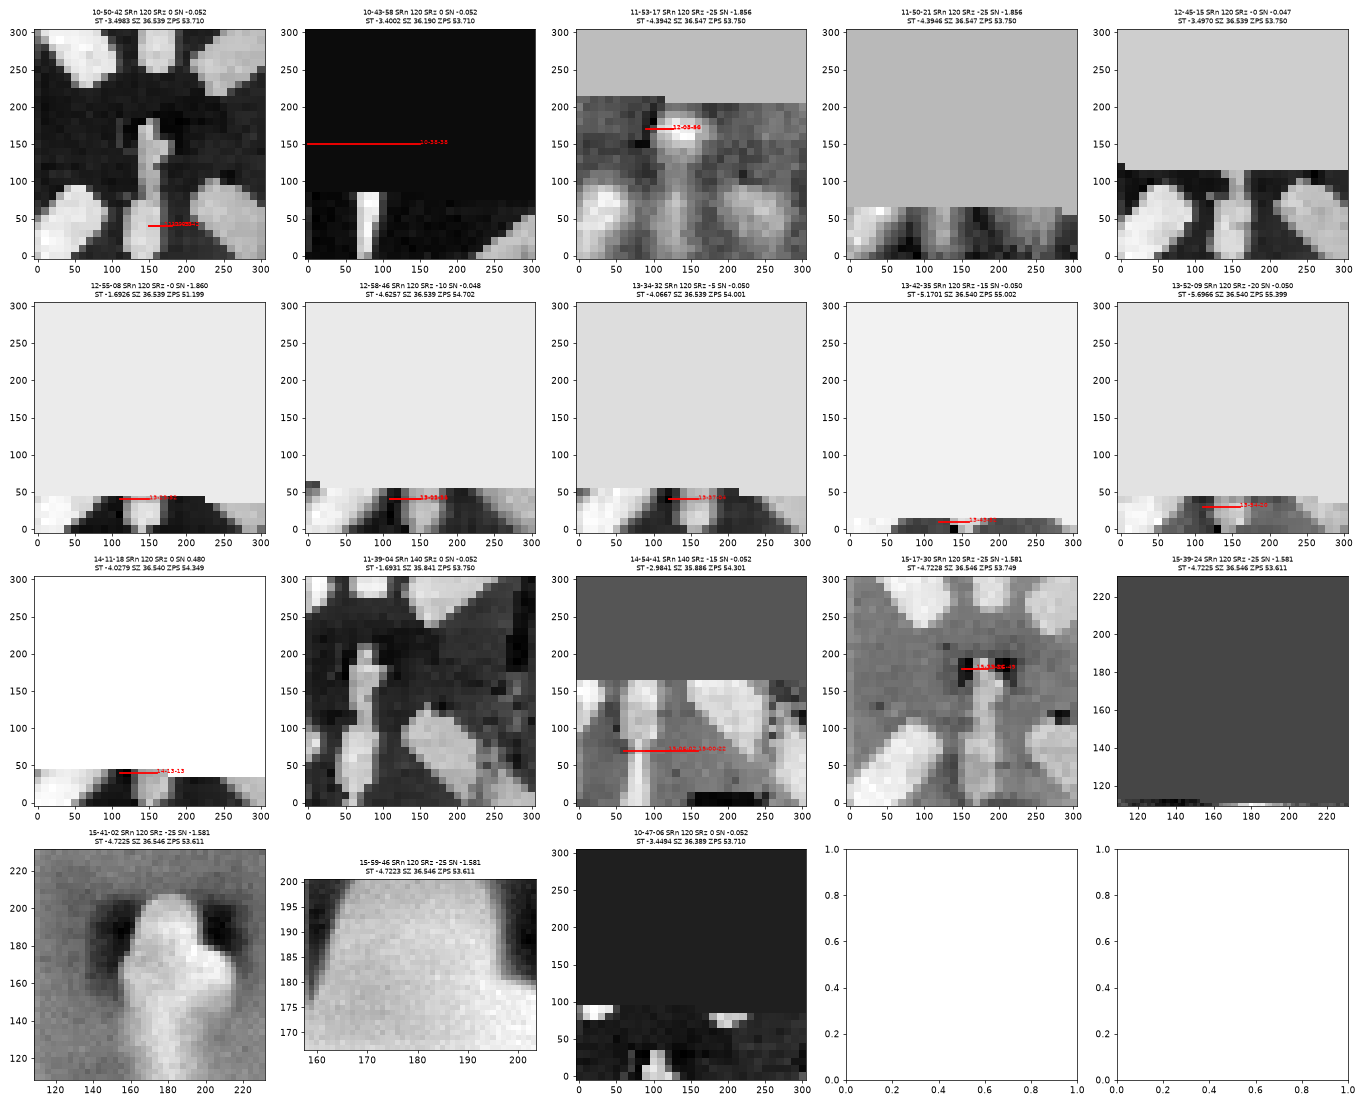

This chart was generated by the following Python code:
"""2D PIX x PIY maps with the PIY / PIX range of the line scans of the same set drawn on them."""
from pathlib import Path

import h5py
import matplotlib
import numpy as np

matplotlib.use("Agg")
import matplotlib.pyplot as plt

D = Path(r"D:\Codes\ANTARES-stage-alignment-main\CavData")
OUT = Path(__file__).parent
# map -> line scans (same motors)
SETS = {"10-50-42": ["11-00-33", "11-03-42"], "10-43-58": ["10-38-38"], "11-53-17": ["12-03-50", "12-08-46"],
        "11-50-21": [], "12-45-15": [], "12-55-08": ["13-23-52"], "12-58-46": ["13-01-51", "13-15-14"],
        "13-34-32": ["13-37-04"], "13-42-35": ["13-43-52"], "13-52-09": ["13-54-20"], "14-11-18": ["14-13-13"],
        "11-39-04": [], "14-54-41": ["15-00-22", "15-06-02"], "15-17-30": ["15-26-49", "15-33-36"],
        "15-39-24": [], "15-41-02": [], "15-59-46": [], "10-47-06": []}


def motors(f, e):
    g = lambda p: float(np.asarray(f[f"{e}/ANTARES/{p}"][()]).reshape(-1)[0])  # noqa: E731
    out = {m: g(f"i12-m-cx1-ex-sample-mt_{m}/position") for m in ("st", "sn", "sz", "srn", "srz")}
    out["pix"], out["piy"] = g("PI/PI_X"), g("PI/PI_Y")
    out["zps"] = g("i12-m-cx1-op-zp-mt_zs/position")
    return out


def read_map(tag):
    with h5py.File(D / f"Cav_2026-11-15_{tag}.nxs", "r") as f:
        e = [k for k in f if "scan_data" in f[k]][0]
        sd = f[e]["scan_data"]
        img = np.asarray(sd["data_12"][()], float).sum(axis=(2, 3))
        tx = np.asarray(sd["trajectory_1_1"][()], float)
        ty = np.asarray(sd["trajectory_2_1"][()], float)
        m = motors(f, e)
    return img, tx, ty, m


if __name__ == "__main__":
    fig, axs = plt.subplots(4, 5, figsize=(21, 17))
    for ax, (mp, lines) in zip(axs.flat, SETS.items()):
        img, tx, ty, m = read_map(mp)
        img = np.where(img > 0, img, np.nan)
        ax.pcolormesh(tx, ty, img, shading="nearest", cmap="gray")
        ax.set_aspect("equal")
        for ln in lines:
            with h5py.File(D / f"Cav_2026-11-15_{ln}.nxs", "r") as f:
                e = [k for k in f if "scan_data" in f[k]][0]
                lm = motors(f, e)
                lx = np.asarray(f[e]["scan_data"]["trajectory_1_1"][()], float)
            same = all(abs(lm[k] - m[k]) < 2e-3 for k in ("st", "sz", "sn"))
            ax.plot([lx[0], lx[-1]], [lm["piy"]] * 2, "-", color="red" if same else "orange", lw=2)
            ax.text(lx[-1], lm["piy"], ln, color="red", fontsize=7)
        ax.set_title(f"{mp} SRn {m['srn']:.0f} SRz {m['srz']:.0f} SN {m['sn']:.3f}\nST {m['st']:.4f} SZ {m['sz']:.3f} "
                     f"ZPS {m['zps']:.3f}", fontsize=8)
    fig.tight_layout()
    fig.savefig(OUT / "cav_maps.png", dpi=65)
